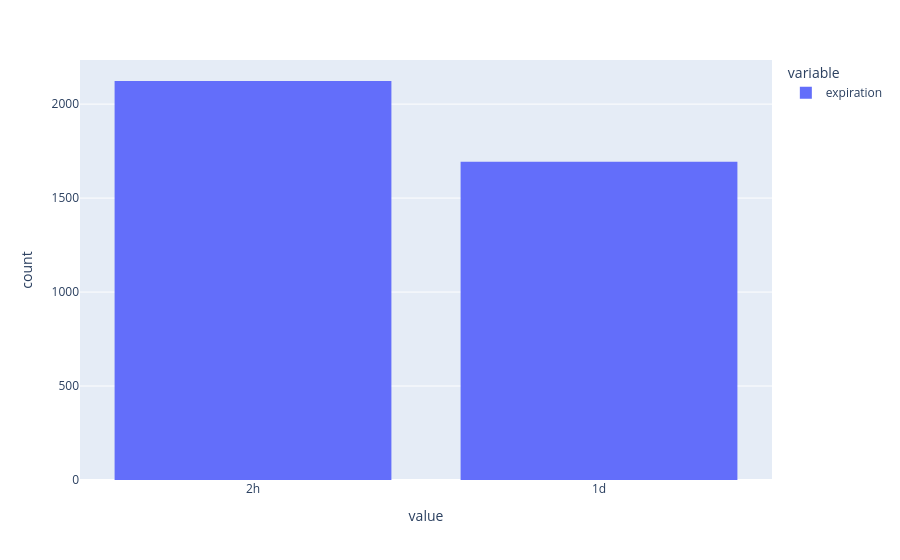

Notebook code cell kept with this figure:
### Code cell
# Get an idea of the expiration data distribution
px.histogram(data.query('coupon=="Coffee House"')["expiration"])

### Figure 1 — Plotly figure (JSON) as saved in the notebook; plotly's stock layout.template omitted (floating-point values rounded to 4 significant figures; data arrays with more than 128 entries replaced by an {"elided": "..."} marker saying what was removed)
{"data": [{"bingroup": "x", "hovertemplate": "variable=expiration<br>value=%{x}<br>count=%{y}<extra></extra>", "legendgroup": "expiration", "marker": {"color": "#636efa", "pattern": {"shape": ""}}, "name": "expiration", "orientation": "v", "showlegend": true, "type": "histogram", "x": {"elided": "3816 str values"}, "xaxis": "x", "yaxis": "y"}], "layout": {"barmode": "relative", "legend": {"title": {"text": "variable"}, "tracegroupgap": 0}, "margin": {"t": 60}, "xaxis": {"anchor": "y", "domain": [0, 1], "title": {"text": "value"}}, "yaxis": {"anchor": "x", "domain": [0, 1], "title": {"text": "count"}}}}
